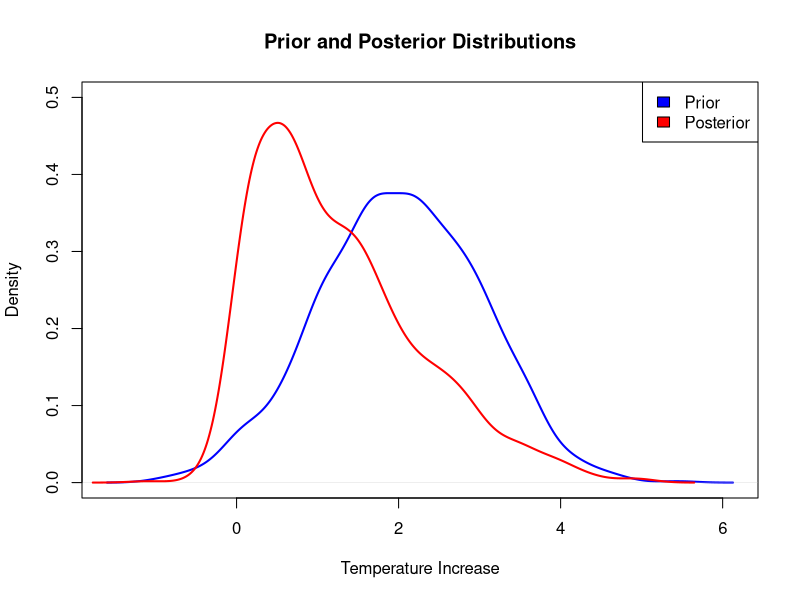

Generate this figure with R:
# Example: Updating a prior distribution with normalized weights and scaling

# Generate a prior distribution (normal distribution with mean 2 and standard deviation 1)
prior_mean <- 2
prior_sd <- 1
prior_samples <- rnorm(1000, mean = prior_mean, sd = prior_sd)

# Simulate normalized weights (hypothetical values between 0 and 1)
weights <- runif(1000)
weights <- weights / sum(weights)  # Normalize weights to ensure they sum to 1

# Multiply prior samples by normalized weights to get weighted values
weighted_values <- prior_samples * weights

# Scale the weighted values to better compare shapes
scale_factor <- sd(prior_samples) / sd(weighted_values)
scaled_weighted_values <- weighted_values * scale_factor

# Plot the prior and posterior distributions using kernel density estimates
plot(density(prior_samples), col = "blue", lwd = 2, main = "Prior and Posterior Distributions", xlab = "Temperature Increase", ylim = c(0, 0.5))
lines(density(scaled_weighted_values), col = "red", lwd = 2)

legend("topright", legend = c("Prior", "Posterior"), fill = c("blue", "red"))

# Display the plot

